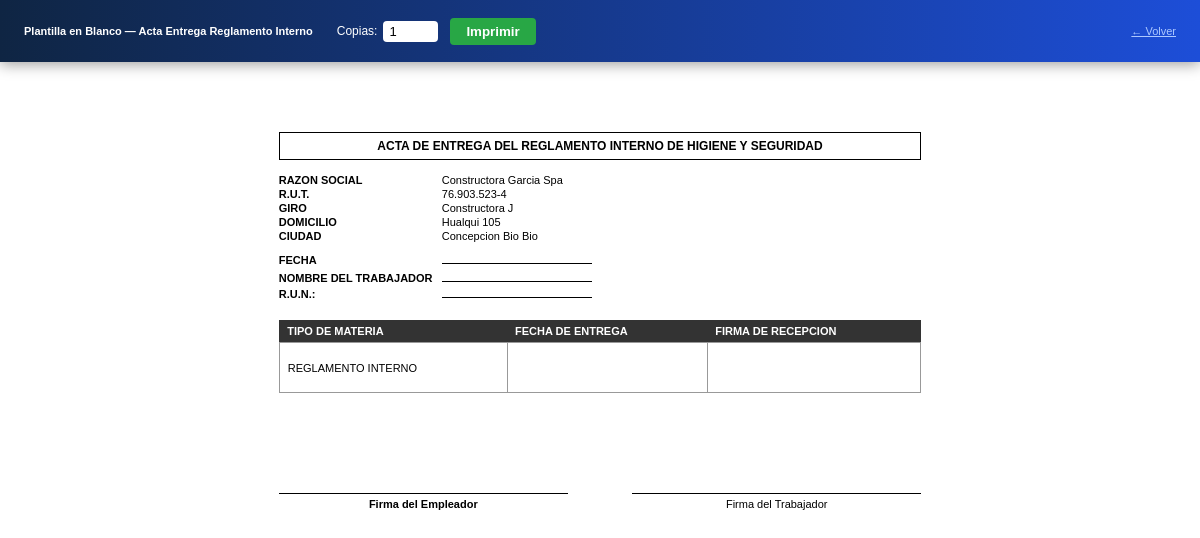
The page /documentos-empresa/en-blanco/?tipo=acta_reglamento&empresa_id=1 (signed in) on the database its author committed.
### core/models.py (models this page shows, shortened)
class ConfigEmpresa(models.Model):
    nombre = models.CharField(max_length=200)
    rut_empresa = models.CharField(max_length=20)
    giro = models.CharField(max_length=100, blank=True, default='Constructora')
    direccion = models.CharField(max_length=200)
    ciudad = models.CharField(max_length=100)
    correo_electronico = models.EmailField(max_length=150, blank=True)
    nombre_representante = models.CharField(max_length=150)
    rut_representante = models.CharField(max_length=20)
    cargo_representante = models.CharField(max_length=100, blank=True, default='Representante Legal')
    activo = models.BooleanField(default=True)
    creado_el = models.DateTimeField(default=timezone.now)
    class Meta:
        verbose_name = 'Empresa'
        verbose_name_plural = 'Empresas'
        ordering = ['nombre']

### core/views/documentos_generados.py (the view)
# urls.py: path('documentos-empresa/en-blanco/', views.doc_generado_blank_preview, name='doc_generado_blank_preview'),
@login_required
def doc_generado_blank_preview(request):
    from types import SimpleNamespace
    tipo = request.GET.get('tipo', '')
    template_map = {
        'contrato_trabajo': 'documentos_generados/print/contrato_trabajo.html',
        'anexo_contrato': 'documentos_generados/print/anexo_contrato.html',
        'finiquito': 'documentos_generados/print/finiquito.html',
        'pacto_horas_extras': 'documentos_generados/print/pacto_horas_extras.html',
        'acta_epp': 'documentos_generados/print/acta_epp.html',
        'acta_reglamento': 'documentos_generados/print/acta_reglamento.html',
    }
    tipo_labels = dict(DocumentoGenerado.TIPO_CHOICES)
    if tipo not in template_map:
        return redirect('doc_generado_create')
    empresa_id = request.GET.get('empresa_id', '')
    empresa = None
    if empresa_id:
        try:
            empresa = ConfigEmpresa.objects.get(pk=int(empresa_id), activo=True)
        except (ConfigEmpresa.DoesNotExist, ValueError):
            pass
    if not empresa:
        empresa = ConfigEmpresa.objects.filter(activo=True).first()
    doc_mock = SimpleNamespace(
        pk=None,
        tipo=tipo,
        trabajador=SimpleNamespace(
            nombre_completo='', rut='',
            fecha_nacimiento=None,
            direccion='', telefono='', correo='',
        ),
        empresa=empresa,
        contrato=None,
        contrato_id=None,
        get_tipo_display=lambda: tipo_labels.get(tipo, tipo),
    )
    ctx = {
        'doc': doc_mock,
        'd': {},
        'is_blank': True,
        'tipo_label': tipo_labels.get(tipo, tipo),
        'empresa_print': empresa,
    }
    return render(request, template_map[tipo], ctx)

### templates/documentos_generados/print/acta_reglamento.html (shortened to what this page needs)
<!DOCTYPE html>
<html lang="es">
<head>
</head>
<body>
{% if is_blank %}
<div class="print-bar">
  <strong>Plantilla en Blanco — {{ tipo_label }}</strong>
  <span style="display:flex;align-items:center;gap:6px;margin-left:12px">
    <label style="font-size:12px;white-space:nowrap">Copias:</label>
    <input type="number" id="copiasInput" value="1" min="1" max="20"
           style="width:55px;padding:3px 6px;border-radius:4px;border:none;font-size:13px">
  </span>
  <button onclick="imprimirCopias()" style="background:#28a745;color:white;border:none;padding:6px 16px;border-radius:4px;cursor:pointer;font-weight:bold;">Imprimir</button>
  <a href="{% url 'doc_generado_create' %}" style="color:#adc8ff;margin-left:auto">← Volver</a>
</div>
{% endif %}
<div class="page">
  <h1 class="titulo">ACTA DE ENTREGA DEL REGLAMENTO INTERNO DE HIGIENE Y SEGURIDAD</h1>
  <div class="empresa-data" style="margin-bottom:12px">
    <div><span class="label">RAZON SOCIAL</span> {{ doc.empresa.nombre }}</div>
    <div><span class="label">R.U.T.</span> {{ doc.empresa.rut_empresa }}</div>
    <div><span class="label">GIRO</span> {{ doc.empresa.giro }}</div>
    <div><span class="label">DOMICILIO</span> {{ doc.empresa.direccion }}</div>
    <div><span class="label">CIUDAD</span> {{ doc.empresa.ciudad }}</div>
  </div>
  <div>
    <div><span class="label">FECHA</span> <span class="valor">{{ d.fecha_documento|date:"d/m/Y"|default:"" }}</span></div>
    <div style="margin-top:6px"><span class="label">NOMBRE DEL TRABAJADOR</span> <span class="valor">{{ doc.trabajador.nombre_completo }}</span></div>
    <div style="margin-top:4px"><span class="label">R.U.N.:</span> <span class="valor">{{ doc.trabajador.rut }}</span></div>
  </div>
  <table class="reg">
    <thead>
      <tr>
        <th>TIPO DE MATERIA</th>
        <th>FECHA DE ENTREGA</th>
        <th>FIRMA DE RECEPCION</th>
      </tr>
    </thead>
    <tbody>
      <tr>
        <td>REGLAMENTO INTERNO</td>
        <td>{{ d.fecha_entrega|date:"d/m/Y"|default:"" }}</td>
        <td style="height:50px"></td>
      </tr>
    </tbody>
  </table>
  <div class="firma-section">
    <div class="firma-box"><div class="firma-linea"><b>Firma del Empleador</b></div></div>
    <div class="firma-box"><div class="firma-linea">Firma del Trabajador</div></div>
  </div>
</div>
</body>
</html>

### templates/documentos_generados/print/acta_reglamento.html (style rules this page uses)
* { margin:0; padding:0; box-sizing:border-box; }
body { font-family: Arial, sans-serif; font-size: 11px; color: #000; }
.page { width:210mm; margin:64px auto 0; padding:18mm 20mm; }
.print-bar { position:fixed; top:0; left:0; right:0; background:linear-gradient(90deg,#0f2543 0%,#1d4ed8 100%); color:#fff; padding:0 24px; display:flex; align-items:center; gap:12px; z-index:9999; min-height:62px; box-shadow:0 2px 14px rgba(0,0,0,.4); }
h1.titulo { font-size:12px; font-weight:bold; text-align:center; margin-bottom:14px; border:1px solid #000; padding:6px; }
.empresa-data div { margin-bottom:2px; }
.label { font-weight:bold; display:inline-block; width:160px; }
.valor { border-bottom:1px solid #000; min-width:150px; display:inline-block; padding:0 3px; }
table.reg { width:100%; border-collapse:collapse; margin-top:20px; }
table.reg th { background:#333; color:#fff; padding:5px 8px; text-align:left; }
table.reg td { border:1px solid #999; padding:8px; }
.firma-section { display:flex; justify-content:space-between; margin-top:50px; }
.firma-box { text-align:center; width:45%; }
.firma-linea { border-top:1px solid #000; margin-top:50px; padding-top:4px; }

### rows shown on the page
ConfigEmpresa: empresa.nombre "Constructora Garcia Spa", empresa.rut_empresa "76.903.523-4", empresa.giro "Constructora J", empresa.direccion "Hualqui 105", empresa.ciudad "Concepcion Bio Bio"

### other values the page prints
{{ tipo_label }} "Acta Entrega Reglamento Interno"
